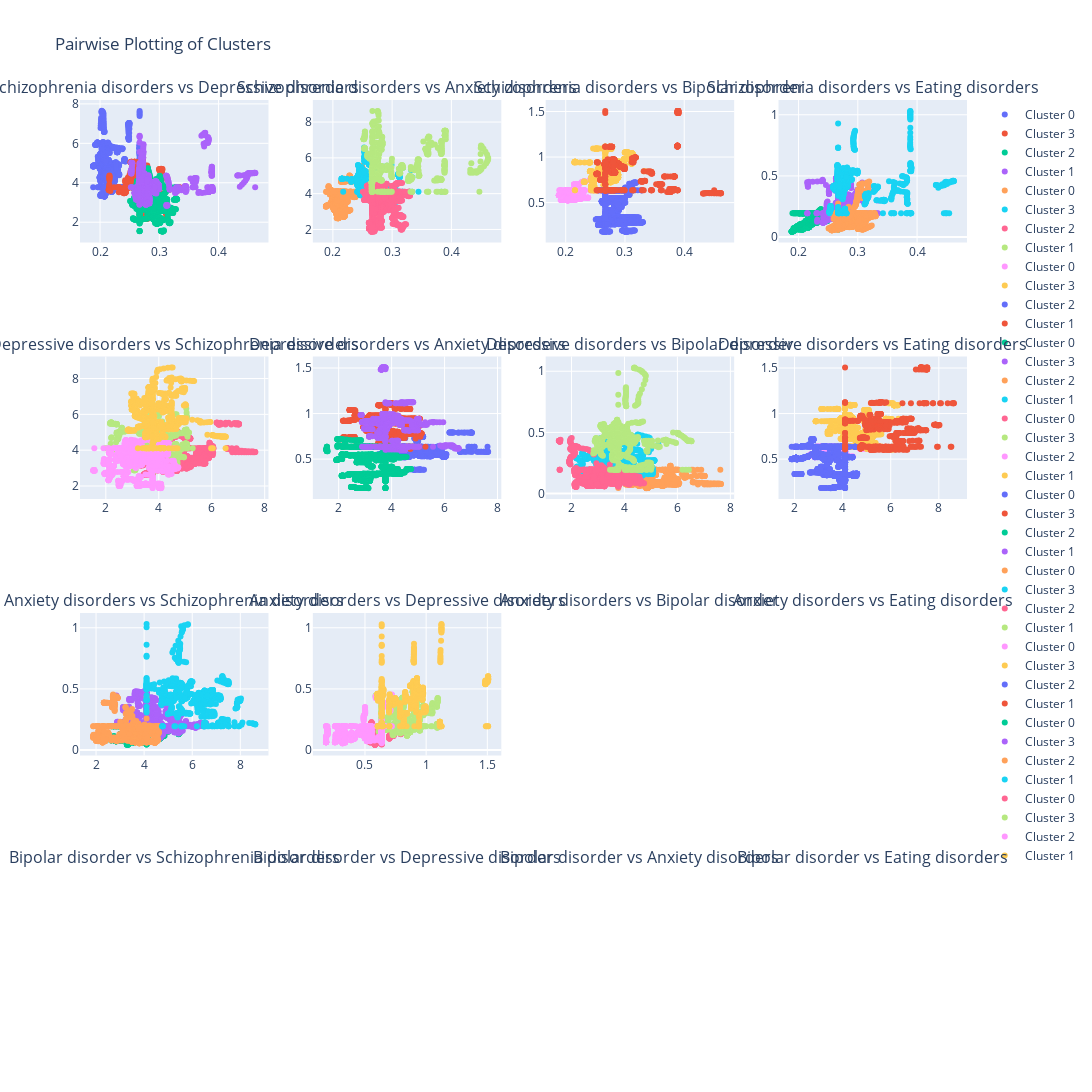

This figure's notebook cell:
### Code cell
import plotly.graph_objects as go
from plotly.subplots import make_subplots

# Assuming 'data' is your original DataFrame with 'Cluster' labels

# Define the features you want to plot pairwise
features = ['Schizophrenia disorders', 'Depressive disorders', 'Anxiety disorders', 'Bipolar disorder', 'Eating disorders']

# Create subplots: Since there are 5 features, we'll have (5 choose 2) = 10 pairs to plot
num_features = len(features)
total_pairs = num_features * (num_features - 1) // 2
rows = cols = int(total_pairs ** 0.5) + (total_pairs % int(total_pairs ** 0.5) > 0)

fig = make_subplots(rows=rows, cols=cols, subplot_titles=[f'{x} vs {y}' for x in features for y in features if x != y])

pair_idx = 1
for i, feature_x in enumerate(features):
    for feature_y in features[i+1:]:
        row = (pair_idx - 1) // cols + 1
        col = (pair_idx - 1) % cols + 1

        for cluster in data['Cluster'].unique():
            cluster_data = data[data['Cluster'] == cluster]
            fig.add_trace(go.Scatter(x=cluster_data[feature_x], y=cluster_data[feature_y], mode='markers', name=f'Cluster {cluster}'),
                          row=row, col=col)
        pair_idx += 1

fig.update_layout(height=1200, width=1200, title_text="Pairwise Plotting of Clusters")
fig.show()

### Figure 1 — Plotly figure (JSON) as saved in the notebook; plotly's stock layout.template omitted (floating-point values rounded to 4 significant figures; data arrays with more than 128 entries replaced by an {"elided": "..."} marker saying what was removed)
{"data": [{"mode": "markers", "name": "Cluster 0", "type": "scatter", "x": {"elided": "1602 float values"}, "xaxis": "x", "y": {"elided": "1602 float values"}, "yaxis": "y"}, {"mode": "markers", "name": "Cluster 3", "type": "scatter", "x": {"elided": "1793 float values"}, "xaxis": "x", "y": {"elided": "1793 float values"}, "yaxis": "y"}, {"mode": "markers", "name": "Cluster 2", "type": "scatter", "x": {"elided": "2259 float values"}, "xaxis": "x", "y": {"elided": "2259 float values"}, "yaxis": "y"}, {"mode": "markers", "name": "Cluster 1", "type": "scatter", "x": {"elided": "766 float values"}, "xaxis": "x", "y": {"elided": "766 float values"}, "yaxis": "y"}, {"mode": "markers", "name": "Cluster 0", "type": "scatter", "x": {"elided": "1602 float values"}, "xaxis": "x2", "y": {"elided": "1602 float values"}, "yaxis": "y2"}, {"mode": "markers", "name": "Cluster 3", "type": "scatter", "x": {"elided": "1793 float values"}, "xaxis": "x2", "y": {"elided": "1793 float values"}, "yaxis": "y2"}, {"mode": "markers", "name": "Cluster 2", "type": "scatter", "x": {"elided": "2259 float values"}, "xaxis": "x2", "y": {"elided": "2259 float values"}, "yaxis": "y2"}, {"mode": "markers", "name": "Cluster 1", "type": "scatter", "x": {"elided": "766 float values"}, "xaxis": "x2", "y": {"elided": "766 float values"}, "yaxis": "y2"}, {"mode": "markers", "name": "Cluster 0", "type": "scatter", "x": {"elided": "1602 float values"}, "xaxis": "x3", "y": {"elided": "1602 float values"}, "yaxis": "y3"}, {"mode": "markers", "name": "Cluster 3", "type": "scatter", "x": {"elided": "1793 float values"}, "xaxis": "x3", "y": {"elided": "1793 float values"}, "yaxis": "y3"}, {"mode": "markers", "name": "Cluster 2", "type": "scatter", "x": {"elided": "2259 float values"}, "xaxis": "x3", "y": {"elided": "2259 float values"}, "yaxis": "y3"}, {"mode": "markers", "name": "Cluster 1", "type": "scatter", "x": {"elided": "766 float values"}, "xaxis": "x3", "y": {"elided": "766 float values"}, "yaxis": "y3"}, {"mode": "markers", "name": "Cluster 0", "type": "scatter", "x": {"elided": "1602 float values"}, "xaxis": "x4", "y": {"elided": "1602 float values"}, "yaxis": "y4"}, {"mode": "markers", "name": "Cluster 3", "type": "scatter", "x": {"elided": "1793 float values"}, "xaxis": "x4", "y": {"elided": "1793 float values"}, "yaxis": "y4"}, {"mode": "markers", "name": "Cluster 2", "type": "scatter", "x": {"elided": "2259 float values"}, "xaxis": "x4", "y": {"elided": "2259 float values"}, "yaxis": "y4"}, {"mode": "markers", "name": "Cluster 1", "type": "scatter", "x": {"elided": "766 float values"}, "xaxis": "x4", "y": {"elided": "766 float values"}, "yaxis": "y4"}, {"mode": "markers", "name": "Cluster 0", "type": "scatter", "x": {"elided": "1602 float values"}, "xaxis": "x5", "y": {"elided": "1602 float values"}, "yaxis": "y5"}, {"mode": "markers", "name": "Cluster 3", "type": "scatter", "x": {"elided": "1793 float values"}, "xaxis": "x5", "y": {"elided": "1793 float values"}, "yaxis": "y5"}, {"mode": "markers", "name": "Cluster 2", "type": "scatter", "x": {"elided": "2259 float values"}, "xaxis": "x5", "y": {"elided": "2259 float values"}, "yaxis": "y5"}, {"mode": "markers", "name": "Cluster 1", "type": "scatter", "x": {"elided": "766 float values"}, "xaxis": "x5", "y": {"elided": "766 float values"}, "yaxis": "y5"}, {"mode": "markers", "name": "Cluster 0", "type": "scatter", "x": {"elided": "1602 float values"}, "xaxis": "x6", "y": {"elided": "1602 float values"}, "yaxis": "y6"}, {"mode": "markers", "name": "Cluster 3", "type": "scatter", "x": {"elided": "1793 float values"}, "xaxis": "x6", "y": {"elided": "1793 float values"}, "yaxis": "y6"}, {"mode": "markers", "name": "Cluster 2", "type": "scatter", "x": {"elided": "2259 float values"}, "xaxis": "x6", "y": {"elided": "2259 float values"}, "yaxis": "y6"}, {"mode": "markers", "name": "Cluster 1", "type": "scatter", "x": {"elided": "766 float values"}, "xaxis": "x6", "y": {"elided": "766 float values"}, "yaxis": "y6"}, {"mode": "markers", "name": "Cluster 0", "type": "scatter", "x": {"elided": "1602 float values"}, "xaxis": "x7", "y": {"elided": "1602 float values"}, "yaxis": "y7"}, {"mode": "markers", "name": "Cluster 3", "type": "scatter", "x": {"elided": "1793 float values"}, "xaxis": "x7", "y": {"elided": "1793 float values"}, "yaxis": "y7"}, {"mode": "markers", "name": "Cluster 2", "type": "scatter", "x": {"elided": "2259 float values"}, "xaxis": "x7", "y": {"elided": "2259 float values"}, "yaxis": "y7"}, {"mode": "markers", "name": "Cluster 1", "type": "scatter", "x": {"elided": "766 float values"}, "xaxis": "x7", "y": {"elided": "766 float values"}, "yaxis": "y7"}, {"mode": "markers", "name": "Cluster 0", "type": "scatter", "x": {"elided": "1602 float values"}, "xaxis": "x8", "y": {"elided": "1602 float values"}, "yaxis": "y8"}, {"mode": "markers", "name": "Cluster 3", "type": "scatter", "x": {"elided": "1793 float values"}, "xaxis": "x8", "y": {"elided": "1793 float values"}, "yaxis": "y8"}, {"mode": "markers", "name": "Cluster 2", "type": "scatter", "x": {"elided": "2259 float values"}, "xaxis": "x8", "y": {"elided": "2259 float values"}, "yaxis": "y8"}, {"mode": "markers", "name": "Cluster 1", "type": "scatter", "x": {"elided": "766 float values"}, "xaxis": "x8", "y": {"elided": "766 float values"}, "yaxis": "y8"}, {"mode": "markers", "name": "Cluster 0", "type": "scatter", "x": {"elided": "1602 float values"}, "xaxis": "x9", "y": {"elided": "1602 float values"}, "yaxis": "y9"}, {"mode": "markers", "name": "Cluster 3", "type": "scatter", "x": {"elided": "1793 float values"}, "xaxis": "x9", "y": {"elided": "1793 float values"}, "yaxis": "y9"}, {"mode": "markers", "name": "Cluster 2", "type": "scatter", "x": {"elided": "2259 float values"}, "xaxis": "x9", "y": {"elided": "2259 float values"}, "yaxis": "y9"}, {"mode": "markers", "name": "Cluster 1", "type": "scatter", "x": {"elided": "766 float values"}, "xaxis": "x9", "y": {"elided": "766 float values"}, "yaxis": "y9"}, {"mode": "markers", "name": "Cluster 0", "type": "scatter", "x": {"elided": "1602 float values"}, "xaxis": "x10", "y": {"elided": "1602 float values"}, "yaxis": "y10"}, {"mode": "markers", "name": "Cluster 3", "type": "scatter", "x": {"elided": "1793 float values"}, "xaxis": "x10", "y": {"elided": "1793 float values"}, "yaxis": "y10"}, {"mode": "markers", "name": "Cluster 2", "type": "scatter", "x": {"elided": "2259 float values"}, "xaxis": "x10", "y": {"elided": "2259 float values"}, "yaxis": "y10"}, {"mode": "markers", "name": "Cluster 1", "type": "scatter", "x": {"elided": "766 float values"}, "xaxis": "x10", "y": {"elided": "766 float values"}, "yaxis": "y10"}], "layout": {"annotations": [{"font": {"size": 16}, "showarrow": false, "text": "Schizophrenia disorders vs Depressive disorders", "x": 0.1062, "xanchor": "center", "xref": "paper", "y": 1, "yanchor": "bottom", "yref": "paper"}, {"font": {"size": 16}, "showarrow": false, "text": "Schizophrenia disorders vs Anxiety disorders", "x": 0.3688, "xanchor": "center", "xref": "paper", "y": 1, "yanchor": "bottom", "yref": "paper"}, {"font": {"size": 16}, "showarrow": false, "text": "Schizophrenia disorders vs Bipolar disorder", "x": 0.6313, "xanchor": "center", "xref": "paper", "y": 1, "yanchor": "bottom", "yref": "paper"}, {"font": {"size": 16}, "showarrow": false, "text": "Schizophrenia disorders vs Eating disorders", "x": 0.8938, "xanchor": "center", "xref": "paper", "y": 1, "yanchor": "bottom", "yref": "paper"}, {"font": {"size": 16}, "showarrow": false, "text": "Depressive disorders vs Schizophrenia disorders", "x": 0.1062, "xanchor": "center", "xref": "paper", "y": 0.7188, "yanchor": "bottom", "yref": "paper"}, {"font": {"size": 16}, "showarrow": false, "text": "Depressive disorders vs Anxiety disorders", "x": 0.3688, "xanchor": "center", "xref": "paper", "y": 0.7188, "yanchor": "bottom", "yref": "paper"}, {"font": {"size": 16}, "showarrow": false, "text": "Depressive disorders vs Bipolar disorder", "x": 0.6313, "xanchor": "center", "xref": "paper", "y": 0.7188, "yanchor": "bottom", "yref": "paper"}, {"font": {"size": 16}, "showarrow": false, "text": "Depressive disorders vs Eating disorders", "x": 0.8938, "xanchor": "center", "xref": "paper", "y": 0.7188, "yanchor": "bottom", "yref": "paper"}, {"font": {"size": 16}, "showarrow": false, "text": "Anxiety disorders vs Schizophrenia disorders", "x": 0.1062, "xanchor": "center", "xref": "paper", "y": 0.4375, "yanchor": "bottom", "yref": "paper"}, {"font": {"size": 16}, "showarrow": false, "text": "Anxiety disorders vs Depressive disorders", "x": 0.3688, "xanchor": "center", "xref": "paper", "y": 0.4375, "yanchor": "bottom", "yref": "paper"}, {"font": {"size": 16}, "showarrow": false, "text": "Anxiety disorders vs Bipolar disorder", "x": 0.6313, "xanchor": "center", "xref": "paper", "y": 0.4375, "yanchor": "bottom", "yref": "paper"}, {"font": {"size": 16}, "showarrow": false, "text": "Anxiety disorders vs Eating disorders", "x": 0.8938, "xanchor": "center", "xref": "paper", "y": 0.4375, "yanchor": "bottom", "yref": "paper"}, {"font": {"size": 16}, "showarrow": false, "text": "Bipolar disorder vs Schizophrenia disorders", "x": 0.1062, "xanchor": "center", "xref": "paper", "y": 0.1562, "yanchor": "bottom", "yref": "paper"}, {"font": {"size": 16}, "showarrow": false, "text": "Bipolar disorder vs Depressive disorders", "x": 0.3688, "xanchor": "center", "xref": "paper", "y": 0.1562, "yanchor": "bottom", "yref": "paper"}, {"font": {"size": 16}, "showarrow": false, "text": "Bipolar disorder vs Anxiety disorders", "x": 0.6313, "xanchor": "center", "xref": "paper", "y": 0.1562, "yanchor": "bottom", "yref": "paper"}, {"font": {"size": 16}, "showarrow": false, "text": "Bipolar disorder vs Eating disorders", "x": 0.8938, "xanchor": "center", "xref": "paper", "y": 0.1562, "yanchor": "bottom", "yref": "paper"}], "height": 1200, "title": {"text": "Pairwise Plotting of Clusters"}, "width": 1200, "xaxis": {"anchor": "y", "domain": [0, 0.2125]}, "xaxis10": {"anchor": "y10", "domain": [0.2625, 0.475]}, "xaxis11": {"anchor": "y11", "domain": [0.525, 0.7375]}, "xaxis12": {"anchor": "y12", "domain": [0.7875, 1]}, "xaxis13": {"anchor": "y13", "domain": [0, 0.2125]}, "xaxis14": {"anchor": "y14", "domain": [0.2625, 0.475]}, "xaxis15": {"anchor": "y15", "domain": [0.525, 0.7375]}, "xaxis16": {"anchor": "y16", "domain": [0.7875, 1]}, "xaxis2": {"anchor": "y2", "domain": [0.2625, 0.475]}, "xaxis3": {"anchor": "y3", "domain": [0.525, 0.7375]}, "xaxis4": {"anchor": "y4", "domain": [0.7875, 1]}, "xaxis5": {"anchor": "y5", "domain": [0, 0.2125]}, "xaxis6": {"anchor": "y6", "domain": [0.2625, 0.475]}, "xaxis7": {"anchor": "y7", "domain": [0.525, 0.7375]}, "xaxis8": {"anchor": "y8", "domain": [0.7875, 1]}, "xaxis9": {"anchor": "y9", "domain": [0, 0.2125]}, "yaxis": {"anchor": "x", "domain": [0.8438, 1]}, "yaxis10": {"anchor": "x10", "domain": [0.2812, 0.4375]}, "yaxis11": {"anchor": "x11", "domain": [0.2812, 0.4375]}, "yaxis12": {"anchor": "x12", "domain": [0.2812, 0.4375]}, "yaxis13": {"anchor": "x13", "domain": [0, 0.1562]}, "yaxis14": {"anchor": "x14", "domain": [0, 0.1562]}, "yaxis15": {"anchor": "x15", "domain": [0, 0.1562]}, "yaxis16": {"anchor": "x16", "domain": [0, 0.1562]}, "yaxis2": {"anchor": "x2", "domain": [0.8438, 1]}, "yaxis3": {"anchor": "x3", "domain": [0.8438, 1]}, "yaxis4": {"anchor": "x4", "domain": [0.8438, 1]}, "yaxis5": {"anchor": "x5", "domain": [0.5625, 0.7188]}, "yaxis6": {"anchor": "x6", "domain": [0.5625, 0.7188]}, "yaxis7": {"anchor": "x7", "domain": [0.5625, 0.7188]}, "yaxis8": {"anchor": "x8", "domain": [0.5625, 0.7188]}, "yaxis9": {"anchor": "x9", "domain": [0.2812, 0.4375]}}}
